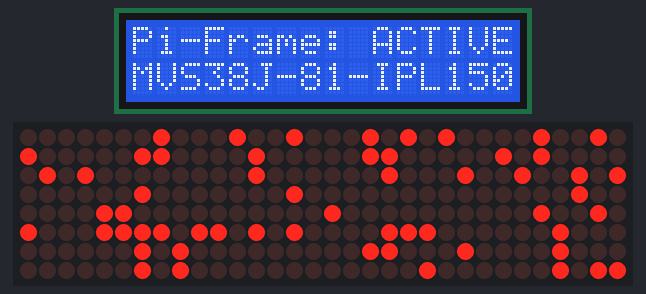
Simulated run of this sketch. Board: Arduino Uno, built with avr-gcc and run on an emulated ATmega328P. On the bench: 16×2 character LCD, 32×8 LED matrix. Random numbers use the default seed unless the sketch sets one.

Above: at 0.55 s.
At 5.45 s:
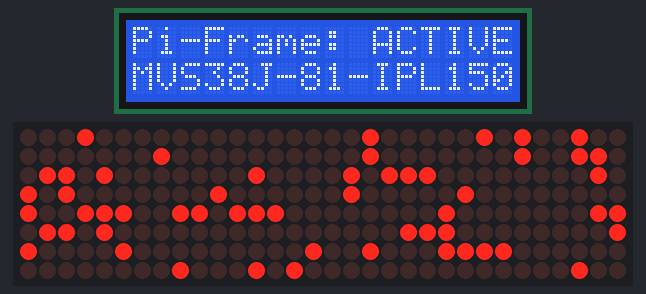
At 10.35 s:
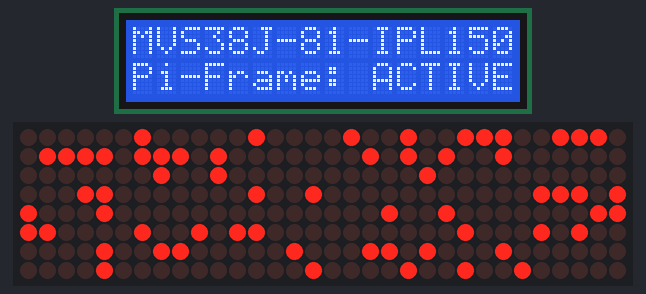
At 20.18 s:
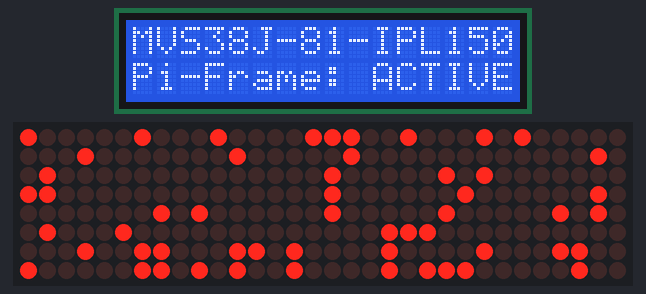
At 29.66 s:
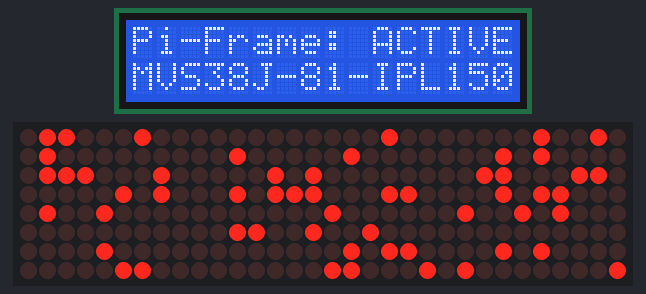
At 39.48 s:
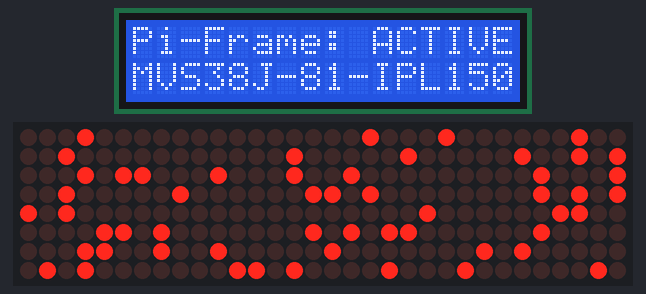

The sketch:

piframe.ino
```cpp
#include <MD_MAX72xx.h>         // Library for controlling LED matrices
#include <MD_Parola.h>          // Advanced library for LED matrix animations
#include <SPI.h>                // SPI communication library
#include <LiquidCrystal_I2C.h>  // Library for I2C-controlled LCD displays
#include <millisDelay.h>        // Non-blocking delay library

// Code by Alisdair Gurney and Kev Milne - Tightened up and checked by CGPT.

// LCD Configuration
#define LCD_I2C_ADDRESS 0x27    // I2C address for the LCD
#define LCD_WIDTH 16            // LCD width in characters
#define LCD_HEIGHT 2            // LCD height in rows
LiquidCrystal_I2C lcd(LCD_I2C_ADDRESS, LCD_WIDTH, LCD_HEIGHT);  // LCD instance

// LED Matrix Configuration
#define HARDWARE_TYPE MD_MAX72XX::FC16_HW  // Hardware type for LED matrix
#define MAX_DEVICES 4                      // Number of connected LED matrix modules
#define CLK_PIN 13                         // Clock pin for LED matrix
#define DATA_PIN 11                        // Data pin for LED matrix
#define CS_PIN 10                          // Chip Select pin for LED matrix
MD_MAX72XX mx = MD_MAX72XX(HARDWARE_TYPE, CS_PIN, MAX_DEVICES); // LED matrix instance

// Timer for LCD updates
millisDelay lcdUpdateTimer;                // Timer for periodic LCD updates
const unsigned long LCD_UPDATE_INTERVAL = 4000;  // Update interval in milliseconds

// Variables
int lcdRow = 0; // Tracks the current row for alternating messages on the LCD

// Function Prototypes
void setupLCD();             // Initialize the LCD
void updateLCD();            // Update the LCD display content
void setupLEDMatrix();       // Initialize the LED matrix
void randomLEDFlashing();    // Create a random LED flashing effect

void setup() {
  Serial.begin(115200);      // Initialize serial communication for debugging
  setupLCD();                // Set up the LCD
  setupLEDMatrix();          // Set up the LED matrix
  lcdUpdateTimer.start(LCD_UPDATE_INTERVAL);  // Start the LCD update timer
}

void loop() {
  // Check if it's time to update the LCD
  if (lcdUpdateTimer.justFinished()) {
    updateLCD();             // Update the LCD display
    lcdUpdateTimer.restart();// Restart the timer
  }
  // Continuously run the random LED flashing effect
  randomLEDFlashing();
}

void setupLCD() {
  lcd.init();                // Initialize the LCD
  lcd.begin(LCD_WIDTH, LCD_HEIGHT); // Set LCD dimensions
  lcd.backlight();           // Turn on the LCD backlight
  lcd.clear();               // Clear any existing content on the LCD
  lcd.setCursor(0, 0);       // Set cursor to the first row
  lcd.print("Pi-Frame: ACTIVE "); // Display initial message
  lcd.setCursor(0, 1);       // Move cursor to the second row
  lcd.print("MVS38J-81-IPL150"); // Display additional information
}

void updateLCD() {
  lcd.clear();               // Clear the LCD before updating
  lcd.setCursor(0, lcdRow);  // Set cursor to the current row
  lcd.print("Pi-Frame: ACTIVE  "); // Display active message
  lcd.setCursor(0, 1 - lcdRow);    // Alternate to the other row
  lcd.print("MVS38J-81-IPL150");  // Display secondary message
  lcdRow = 1 - lcdRow;       // Toggle between rows for the next update
}

void setupLEDMatrix() {
  mx.begin();                // Initialize the LED matrix
  mx.control(MD_MAX72XX::INTENSITY, 5); // Set matrix brightness to medium
  mx.clear();                // Clear any previous data on the matrix
}

void randomLEDFlashing() {
  static unsigned long lastUpdate = 0; // Track the last update time
  const unsigned long updateInterval = 350; // Time between updates in milliseconds

  // Check if enough time has passed for the next update
  if (millis() - lastUpdate >= updateInterval) {
    lastUpdate = millis();   // Update the last update time
    mx.clear();              // Clear the LED matrix

    int ledCount = 64;       // Number of LEDs to light up randomly
    uint8_t brightness = random(1, 3); // Random brightness level (1 to 3)
    mx.control(MD_MAX72XX::INTENSITY, brightness); // Apply the brightness

    // Randomly light up LEDs on the matrix
    for (int i = 0; i < ledCount; i++) {
      uint8_t x = random(0, 8); // Random row (0-7)
      uint8_t y = random(0, mx.getColumnCount()); // Random column
      mx.setPoint(x, y, true); // Turn on the LED at (x, y)
    }

    mx.update();             // Update the LED matrix with new data
  }
}
```
